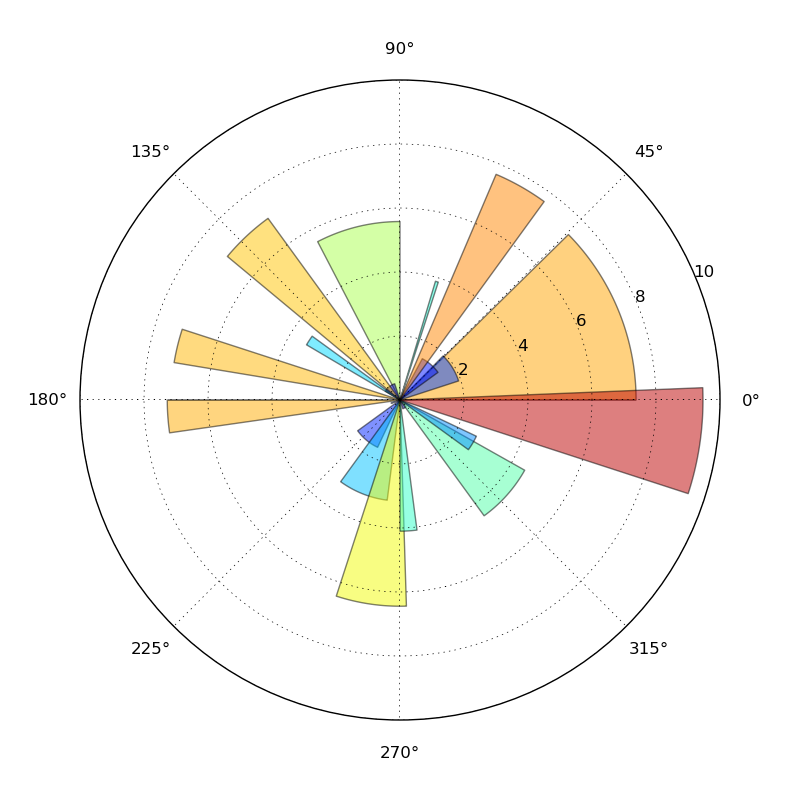

Write the Python code that produced this figure.
import numpy as np
import matplotlib.cm as cm
from matplotlib.pyplot import figure, show, rc, savefig


# force square figure and square axes looks better for polar, IMO
fig = figure(figsize=(8,8))
ax = fig.add_axes([0.1, 0.1, 0.8, 0.8], polar=True)

N = 20
theta = np.arange(0.0, 2*np.pi, 2*np.pi/N)
radii = 10*np.random.rand(N)
width = np.pi/4*np.random.rand(N)
bars = ax.bar(theta, radii, width=width, bottom=0.0)
for r,bar in zip(radii, bars):
    bar.set_facecolor( cm.jet(r/10.))
    bar.set_alpha(0.5)

#show()
savefig('polarplot.png')
